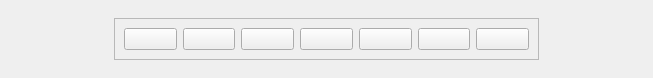
<?xml version="1.0" encoding="UTF-8"?>
<ui version="4.0">
 <class>MediaPlayerControls</class>
 <widget class="QWidget" name="MediaPlayerControls">
  <property name="geometry">
   <rect>
    <x>0</x>
    <y>0</y>
    <width>653</width>
    <height>78</height>
   </rect>
  </property>
  <property name="minimumSize">
   <size>
    <width>0</width>
    <height>78</height>
   </size>
  </property>
  <property name="maximumSize">
   <size>
    <width>16777215</width>
    <height>78</height>
   </size>
  </property>
  <property name="windowTitle">
   <string>Media Player Controls</string>
  </property>
  <layout class="QVBoxLayout" name="verticalLayout_2">
   <item>
    <layout class="QHBoxLayout" name="horizontalLayout_3">
     <property name="spacing">
      <number>6</number>
     </property>
     <item>
      <spacer name="horizontalSpacer_4">
       <property name="orientation">
        <enum>Qt::Horizontal</enum>
       </property>
       <property name="sizeHint" stdset="0">
        <size>
         <width>80</width>
         <height>20</height>
        </size>
       </property>
      </spacer>
     </item>
     <item alignment="Qt::AlignHCenter|Qt::AlignVCenter">
      <widget class="QFrame" name="button_frame">
       <property name="minimumSize">
        <size>
         <width>425</width>
         <height>0</height>
        </size>
       </property>
       <property name="maximumSize">
        <size>
         <width>425</width>
         <height>16777215</height>
        </size>
       </property>
       <property name="frameShape">
        <enum>QFrame::StyledPanel</enum>
       </property>
       <property name="frameShadow">
        <enum>QFrame::Raised</enum>
       </property>
       <layout class="QHBoxLayout" name="horizontalLayout">
        <item>
         <widget class="QPushButton" name="play_button">
          <property name="text">
           <string/>
          </property>
          <property name="icon">
           <iconset>
            <normaloff>:/icons/play.png</normaloff>:/icons/play.png</iconset>
          </property>
          <property name="iconSize">
           <size>
            <width>30</width>
            <height>30</height>
           </size>
          </property>
         </widget>
        </item>
        <item>
         <widget class="QPushButton" name="pause_button">
          <property name="text">
           <string/>
          </property>
          <property name="icon">
           <iconset>
            <normaloff>:/icons/pause.png</normaloff>:/icons/pause.png</iconset>
          </property>
          <property name="iconSize">
           <size>
            <width>30</width>
            <height>30</height>
           </size>
          </property>
         </widget>
        </item>
        <item>
         <widget class="QPushButton" name="reset_button">
          <property name="text">
           <string/>
          </property>
          <property name="icon">
           <iconset>
            <normaloff>:/icons/reset.png</normaloff>:/icons/reset.png</iconset>
          </property>
          <property name="iconSize">
           <size>
            <width>30</width>
            <height>30</height>
           </size>
          </property>
         </widget>
        </item>
        <item>
         <widget class="VolumeButton" name="volume_button">
          <property name="text">
           <string/>
          </property>
          <property name="icon">
           <iconset>
            <normaloff>:/icons/volume_slider_icon.png</normaloff>:/icons/volume_slider_icon.png</iconset>
          </property>
          <property name="iconSize">
           <size>
            <width>30</width>
            <height>30</height>
           </size>
          </property>
         </widget>
        </item>
        <item>
         <widget class="CropButton" name="crop_button">
          <property name="styleSheet">
           <string notr="true"/>
          </property>
          <property name="text">
           <string/>
          </property>
          <property name="icon">
           <iconset>
            <normaloff>:/icons/crop.png</normaloff>:/icons/crop.png</iconset>
          </property>
          <property name="iconSize">
           <size>
            <width>30</width>
            <height>30</height>
           </size>
          </property>
          <property name="checkable">
           <bool>true</bool>
          </property>
         </widget>
        </item>
        <item>
         <widget class="RenderAndSaveButton" name="render_and_save_button">
          <property name="text">
           <string/>
          </property>
          <property name="icon">
           <iconset>
            <normaloff>:/icons/save.png</normaloff>:/icons/save.png</iconset>
          </property>
          <property name="iconSize">
           <size>
            <width>30</width>
            <height>30</height>
           </size>
          </property>
         </widget>
        </item>
        <item>
         <widget class="UploadButton" name="upload_button">
          <property name="text">
           <string/>
          </property>
          <property name="icon">
           <iconset>
            <normaloff>:/icons/upload.png</normaloff>:/icons/upload.png</iconset>
          </property>
          <property name="iconSize">
           <size>
            <width>30</width>
            <height>30</height>
           </size>
          </property>
         </widget>
        </item>
       </layout>
      </widget>
     </item>
     <item>
      <spacer name="horizontalSpacer_5">
       <property name="orientation">
        <enum>Qt::Horizontal</enum>
       </property>
       <property name="sizeHint" stdset="0">
        <size>
         <width>80</width>
         <height>20</height>
        </size>
       </property>
      </spacer>
     </item>
    </layout>
   </item>
  </layout>
 </widget>
 <customwidgets>
  <customwidget>
   <class>RenderAndSaveButton</class>
   <extends>QPushButton</extends>
   <header>._render_and_save_button.render_and_save_button</header>
  </customwidget>
  <customwidget>
   <class>VolumeButton</class>
   <extends>QPushButton</extends>
   <header>._volume_button.volume_button</header>
  </customwidget>
  <customwidget>
   <class>UploadButton</class>
   <extends>QPushButton</extends>
   <header>._upload_button.upload_button</header>
  </customwidget>
  <customwidget>
   <class>CropButton</class>
   <extends>QPushButton</extends>
   <header>._crop_button.crop_button</header>
  </customwidget>
 </customwidgets>
 <resources>
  <include location="media_player_controls_icons.qrc"/>
 </resources>
 <connections/>
</ui>
